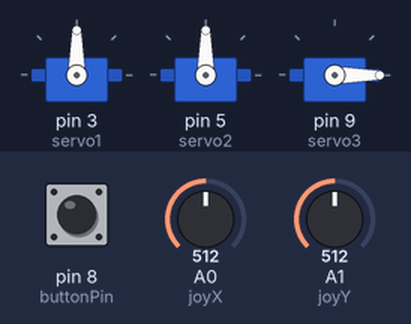
Recording of a sketch running on a simulated Arduino Uno, built with avr-gcc and run on an emulated ATmega328P. Shown: 3 × servo. Inputs (shaded band) come from the test bench; at power-on: A0 (joyX) = 512, A1 (joyY) = 512, pin 8 (buttonPin) HIGH.

Above: at 1.2 s.
1.3 s: A0 (joyX) set to 716
At 2.0 s:
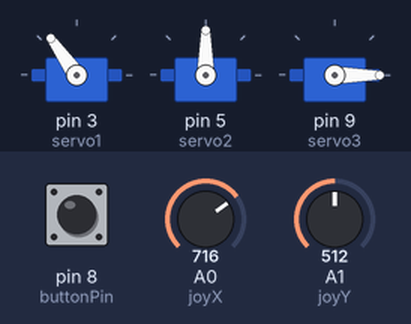
2.8 s: A1 (joyY) set to 716
At 3.1 s:
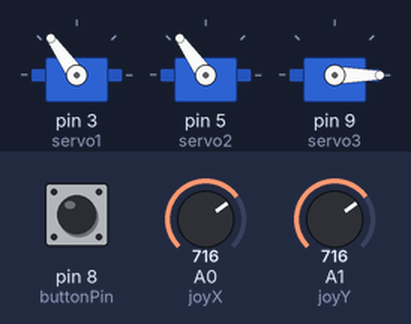
4.3 s: pin 8 (buttonPin) pulled LOW for 0.15 s
At 4.38 s:
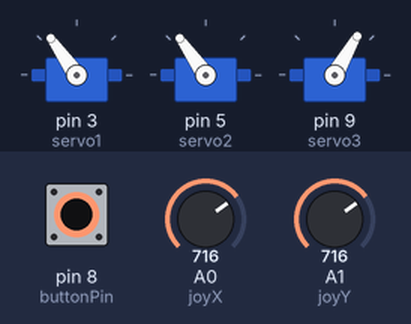
5.9 s: A0 (joyX) set to 900
At 6.7 s:
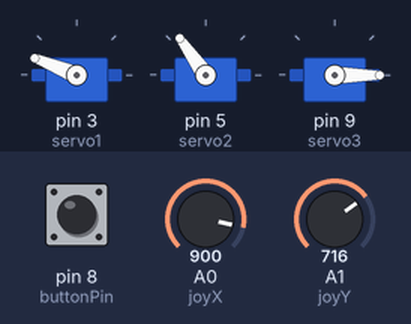
7.4 s: A1 (joyY) set to 900
At 7.8 s:
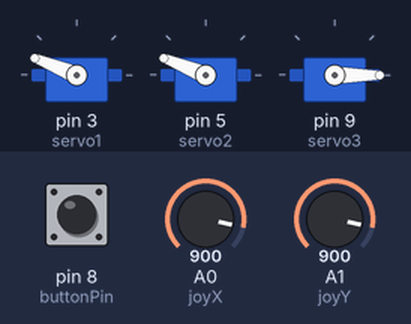
8.9 s: pin 8 (buttonPin) pulled LOW for 1 s
At 9.7 s:
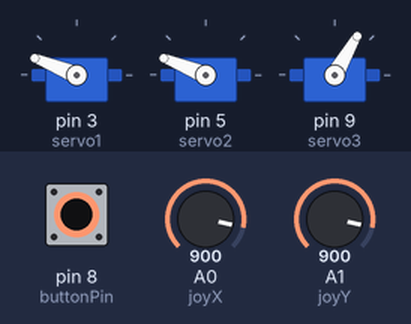
Timing chart, 0 to 11.9 s (numbered marks = the images above; inputs shaded):
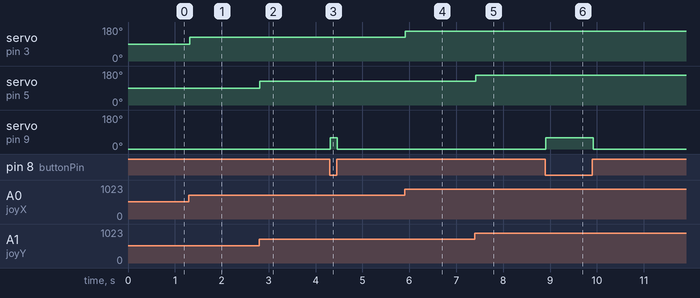

Measured:
- after the input at 1.3 s, servo on pin 3 (servo1): 90° → 125° at once
- after the input at 2.8 s, servo on pin 5 (servo2): 90° → 125° at once
- after the input at 4.3 s, servo on pin 9 (servo3): 0° → 60° at once, → 0° 0.14 s later
- after the input at 5.9 s, servo on pin 3 (servo1): 125° → 158° at once
- after the input at 7.4 s, servo on pin 5 (servo2): 125° → 158° at once
- after the input at 8.9 s, servo on pin 9 (servo3): 0° → 60° at once, → 0° 1.0 s later

The sketch:

JoystickServoControl.ino
```cpp
#include <Servo.h>

//const int stbPin = 8;  //the segment display module STB pin connected to digital pin 7
//const int clkPin = 6;  //the segment display module CLK pin connected to digital pin 9
//const int dioPin = 7;  //the segment display module DIO pin connected to digital pin 8
//int digit = 0;            //segment display value


//Servo objects created to control the servos
Servo myServo1;
Servo myServo2;
Servo myServo3;

int servo1 = 3; //Digital PWM pin used by the servo 1
int servo2 = 5; //Digital PWM pin used by the servo 2
int servo3 = 9;
int joyX = 0;   //Analog pin to which the joystick (X) is connected
int joyY = 1;   //Analog pin to which the joystick (Y) is connected
int buttonPin = 8;
int buttonState = 0;

void sendCommand(uint8_t value)
{
//   digitalWrite(stbPin, LOW);                   //pin low.  To begin receiving data
//   shiftOut(dioPin, clkPin, LSBFIRST, value);   //send data(value) to the segment display module
//   digitalWrite(stbPin, HIGH);                  //pin high.  Stop receiving data
}

void setup(){
  myServo1.attach(servo1);
  myServo2.attach(servo2);
  myServo3.attach(servo3);
  pinMode(buttonPin, INPUT_PULLUP);

//  pinMode(stbPin, OUTPUT); //initialize the stbPin as an output
//  pinMode(clkPin, OUTPUT); //initialize the clkPin as an output
//  pinMode(dioPin, OUTPUT); //initialize the dioPin as an output
//  sendCommand(0x8f);       //activate
}

void loop(){
  buttonState = digitalRead(buttonPin);

  int valX = analogRead(joyX); //Read the joystick X value (value between 0 and 1023)
  int valY = analogRead(joyY); //Read the joystick Y value (value between 0 and 1023)

  valX = map(valX, 0, 1023, 0, 180); //Scale the joystick X value to use it with the servo
  valY = map(valY, 0, 1023, 0, 180); //Scale the joystick X value to use it with the servo

  //Sets the servo position according to the scaled values.
  myServo1.write(valX);
  myServo2.write(valY);

  if (buttonState == 0) {
    myServo3.write(60);
  } else {
    myServo3.write(0);
  }

//  number();
//  digit = valX;

  delay(20);
}

//bool number() {
//  uint8_t digits[] = { 0x3f, 0x06, 0x5b, 0x4f, 0x66, 0x6d, 0x7d, 0x07, 0x7f, 0x6f };
//  sendCommand(0x40);                                       //setting the Write Data Command,using automatic address genuine.
//   digitalWrite(stbPin, LOW);                               //pin low.  To begin receiving data
//   shiftOut(dioPin, clkPin, LSBFIRST, 0xc0);                //Set the start address 0C0H
//   shiftOut(dioPin, clkPin, LSBFIRST, digits[digit/1000%10]);//thousand data
//   shiftOut(dioPin, clkPin, LSBFIRST, 0x00);                //filling high 8-bit data
//   shiftOut(dioPin, clkPin, LSBFIRST, digits[digit/100%10]); //hundred data
//   shiftOut(dioPin, clkPin, LSBFIRST, 0x00);                //filling high 8-bit data
//   shiftOut(dioPin, clkPin, LSBFIRST, digits[digit/10%10]);  //ten data
//   shiftOut(dioPin, clkPin, LSBFIRST, 0x00);                //filling high 8-bit data
//   shiftOut(dioPin, clkPin, LSBFIRST, digits[digit%10]);     //bit data
//   shiftOut(dioPin, clkPin, LSBFIRST, 0x00);                //filling high 8-bit data
//   digitalWrite(stbPin, HIGH);                              //pin high.  Stop receiving data
//   return 0;
//}
```
